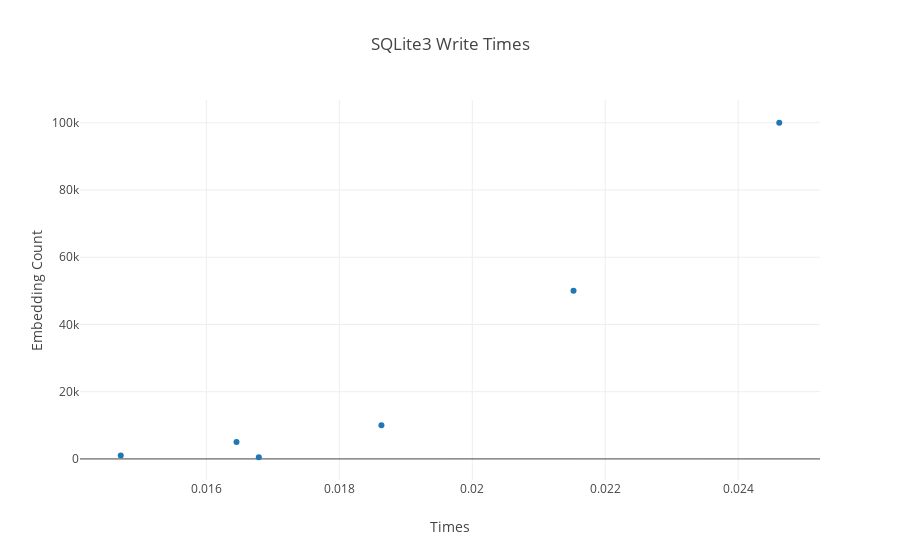

Notebook cell for this chart:
### Markdown cell above
# Results

### Code cell
plotly.offline.init_notebook_mode(connected=True)
trace = plotly.graph_objs.Scatter(
    x = write_times,
    y = count,
    mode = 'markers'
)
layout = plotly.graph_objs.Layout(title="SQLite3 Write Times",
                xaxis=dict(title='Times'),
                yaxis=dict(title='Embedding Count'))
data = [trace]
fig = plotly.graph_objs.Figure(data=data, layout=layout)
plotly.offline.iplot(fig, filename='jupyter-basic-scatter')

### Figure 1 — Plotly figure (JSON) as saved in the notebook; plotly's stock layout.template omitted (floating-point values rounded to 4 significant figures)
{"data": [{"mode": "markers", "type": "scatter", "uid": "42261ab6-ad4d-11e8-96a2-94b86d86a98e", "x": [0.01679, 0.01471, 0.01645, 0.01863, 0.02152, 0.02462, 0.0284, 0.03663, 0.03957, 0.04335, 0.04858, 0.05502, 0.07107, 0.07387, 0.08402, 0.09593, 0.1094, 0.1277, 0.1483, 0.1813, 0.1933, 0.223, 0.2709, 0.305, 0.3459, 0.399, 0.4644, 0.5267, 0.6022, 0.6916, 0.7998, 0.9167, 1.065, 1.233, 1.443, 1.642, 1.915, 2.205, 2.567, 3.366, 3.657, 4.247, 4.676, 6.347, 6.831, 7.946, 9.27, 10.25, 11.05, 12.43], "y": [500, 1000, 5000, 10000, 50000, 100000]}], "layout": {"title": "SQLite3 Write Times", "xaxis": {"title": "Times"}, "yaxis": {"title": "Embedding Count"}}}
